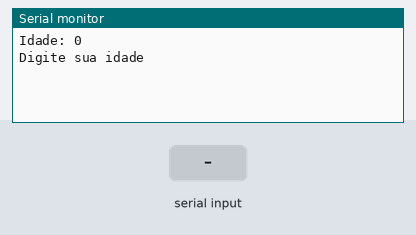
This sketch was run on a simulated Arduino Uno, built with avr-gcc and run on an emulated ATmega328P. Shown: the last lines printed to the serial monitor. The test bench sets the inputs (shaded band).

Above: at 1.2 s.
1.3 s: "90,45\n" received over Serial
At 2.5 s:
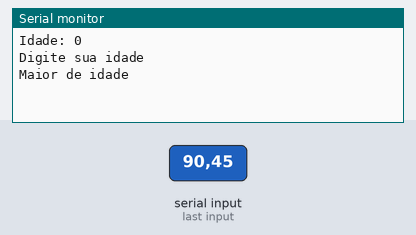
At 7.5 s:
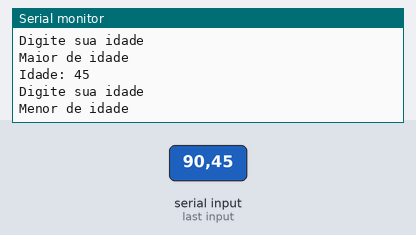
Timing chart, 0 to 9.0 s (numbered marks = the images above; inputs shaded):
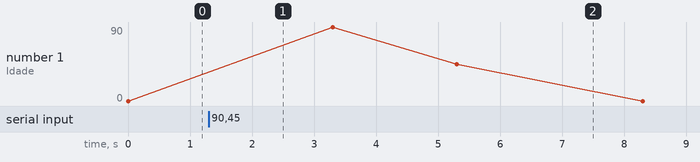

Measured:
- after the input at 1.3 s, the serial monitor: prints a new line at once (image 1)

The sketch:

ex3_30-04.ino.ino
```cpp
//Maior de 18 "maior de idade"
//menor de 18 "menor de idade"

//Variaveis
int idade = 0;

void setup()
{
 Serial.begin(9600);
}

void loop()
{
 //entrada

  Serial.println("Idade: " + String(idade));

  Serial.println();
  Serial.println("Digite sua idade");
  while( !Serial.available());
  idade = Serial.parseInt();
  Serial.println();

  //processamento

  if (idade >= 18){
  Serial.println("Maior de idade");
  }else {
  Serial.println("Menor de idade");
  }

  delay(2000);

}
```
